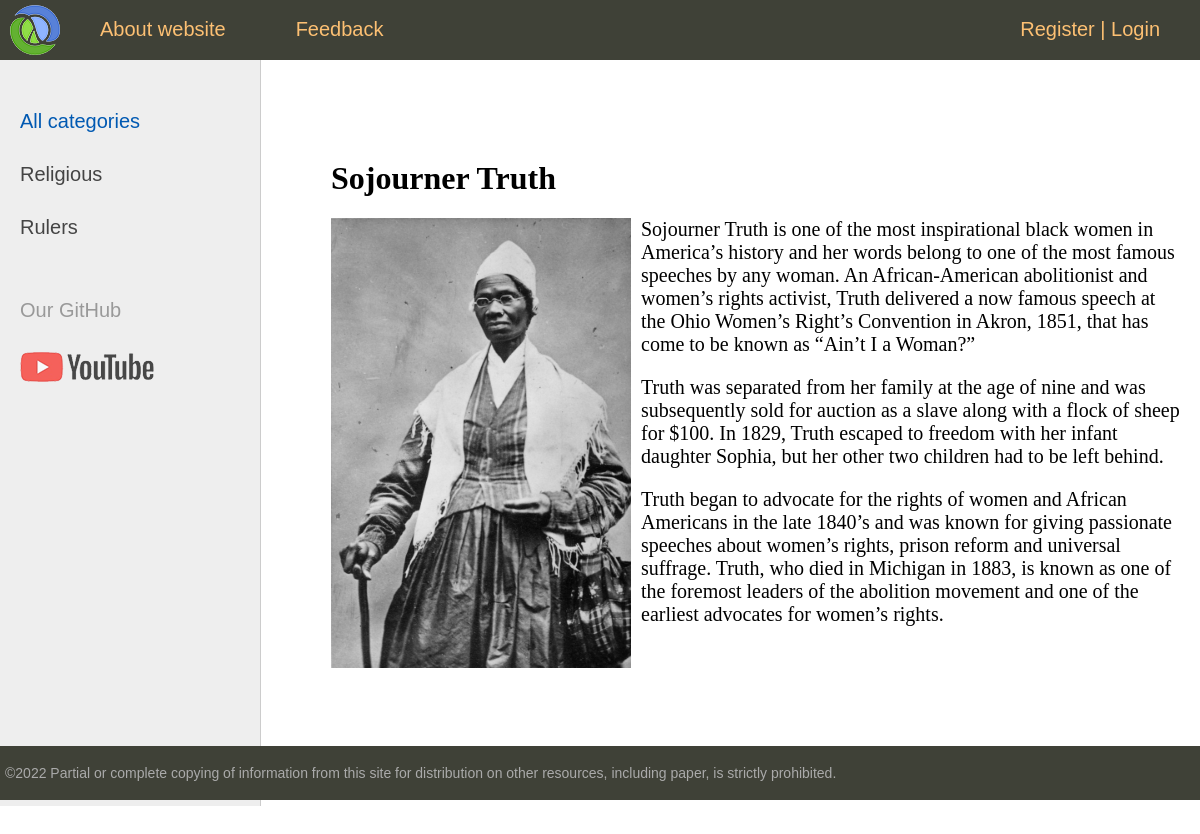
Page /post/sojourner-truth on the committed database.
### women/models.py (models this page shows, shortened)
class Category(models.Model):
    name = models.CharField(max_length=100, db_index=True, verbose_name='Category')
    slug = models.SlugField(max_length=255, unique=True, db_index=True, verbose_name='URL')
    def get_absolute_url(self):
        return reverse('category', kwargs={'cat_slug': self.slug})
    class Meta:
        verbose_name = 'Category'
        verbose_name_plural = "Categories"
        ordering = ['id']

class Women(models.Model):
    title = models.CharField(max_length=250, verbose_name='Title')
    slug = models.SlugField(max_length=255, unique=True, db_index=True, verbose_name='URL')
    content = models.TextField(blank=True, verbose_name="Article's content")
    photo = models.ImageField(upload_to='photos/%Y/%m/%d/', blank=True)
    time_create = models.DateTimeField(auto_now_add=True)
    time_update = models.DateTimeField(auto_now=True)
    is_published = models.BooleanField(default=True)
    cat = models.ForeignKey('Category', on_delete=models.PROTECT, verbose_name='Category')
    def __str__(self):
        return self.title
    class Meta:
        verbose_name = verbose_name_plural = 'Famous Women'
        ordering = ['-time_create', 'title']

### women/views.py (the view)
# urls.py: path('post/<slug:post_slug>', ShowPost.as_view(), name='post'),
class ShowPost(DataMixin, DetailView):
    model = Women
    template_name = 'women/post.html'
    slug_url_kwarg = 'post_slug'  # We defined name of our slug (default : slug)
    context_object_name = 'post'
    def get_context_data(self, **kwargs):
        context = super(ShowPost, self).get_context_data(**kwargs)
        c_def = self.get_user_context(title=context['post'])
        return c_def | context

### women/utils.py (called while the page is built)
    def get_user_context(self, **kwargs):
        context = kwargs
        cats = cache.get('cats')
        if not cats:
            cats = Category.objects.annotate(Count('women'))  # we did it because we have to get count of women's objects
            cache.set('cats', cats, 60)
        context['cats'] = cats
        user_menu = menu.copy()
        if not self.request.user.is_authenticated:
            user_menu.pop(1)
        context['menu'] = user_menu
        if 'cat_selected' not in context:
            context['cat_selected'] = 0
        return context

### women/templates/women/post.html
{% extends 'women/base.html' %}
{% block content %}
    <h1>{{ post.title }}</h1>
    {% if post.photo %}
        <p><img src="{{ post.photo.url }}" class="img-article-left"></p>
    {% endif %}
    {{ post.content|linebreaks}}
{% endblock %}

### women/templates/women/base.html (shortened to what this page needs)
{% load static %}
{% load women_tags %}
<!DOCTYPE html>
<html>
<head>
    <link type="text/css" href="{% static 'women/css/styles.css' %}" rel="stylesheet"/>
</head>
<body>
<table class="table-page" border=0 cellpadding="0" cellspacing="0">
    <tr>
        <td valign=top>
            {% block mainmenu %}
                <div class="header">
                    <ul id="mainmenu" class="mainmenu">
                        <li class="logo"><a href="{% url 'home' %}">
                            <div class="logo"></div>
                        </a>
                            {% for m in menu %}
                                <li><a href="{% url m.url_name %}">{{ m.title }}</a></li>
                            {% endfor %}
                        <li class="last">
                            {% if request.user.is_authenticated %}
                                <li class="last">Hi, {{ user.username|title }} | <a href="{% url 'logout' %}">Logout</a>
                                </li>
                            {% else %}
                                <a href="{% url 'register' %}">Register</a> | <a href="{% url 'login' %}">Login</a>
                            {% endif %}
                        </li>
                    </ul>
                </div>
            {% endblock mainmenu %}
            <table class="table-content" border=0 cellpadding="0" cellspacing="0">
                <tr>
                    <td valign="top" class="left-chapters">
                        <ul id="leftchapters">
                            {% if cat_selected == 0 %}
                                <li class="selected">All categories</li>
                            {% else %}
                                <li><a href="{% url 'home' %}">All categories</a></li>
                            {% endif %}
                            {% for c in cats %}
                                {% if c.women__count > 0 %}
                                    {% if c.slug == cat_selected %}
                                        <li class="selected">{{ c.name }}</li>
                                    {% else %}
                                        <li><a href="{{ c.get_absolute_url }}">{{ c.name }}</a></li>
                                    {% endif %}
                                {% endif %}
                            {% endfor %}
                            <li class="share">
                                <p>Our GitHub</p>
                                <a class="share-yt" href="https://github.com/brestok-1" target="_blank"
                                   rel="nofollow"></a>
                            </li>
                        </ul>
                    </td>
                    <td valign="top" class="content">
                        <div class="content-text">
                            {% block content %}
                            {% endblock %}
                        </div>
                    </td>
                </tr>
            </table>
        </td>
    </tr>
    <tr>
        <td valign=top>
            <div id="footer">
                <p>&copy;2022 Partial or complete copying of information from this site for distribution on other
                    resources, including paper, is strictly prohibited.</p>
            </div>
        </td>
    </tr>
</table>
</body>
</html>

### women/static/women/css/styles.css (style rules this page uses)
html, body { font-family: 'Arial'; margin: 0; padding: 0; height: 100%; width: 100%; color: #444; }
a { color: #0059b2; text-decoration: none; }
img { max-width: 600px; height: auto; }
img.img-article-left { max-width: 300px; height: auto; float: left; padding: 0 10px 10px 0; }
.table-page { width: 100%; height: 100%; vertical-align: top; }
.table-page tr { height: 100%; }
.header { background: #3F4137; height: 60px; }
.logo { background: url('../images/logo.png') no-repeat 10px 5px; width: 70px; height: 60px; }
ul.mainmenu { list-style: none; margin: 0; padding: 0; height: 60px; color: #fdc073; font-size: 20px; overflow: hidden; }
ul.mainmenu li { float: left; margin: 18px 40px 0 30px; }
ul.mainmenu li.logo { margin: 0; }
ul.mainmenu li.last { float: right; }
ul.mainmenu li a { color: #fdc073; text-decoration: none; }
.table-content { width: 100%; min-height: 100%; height: 100%; }
.left-chapters { margin: 0; background: #eee; border-right: 1px solid #ccc; min-height: 100%; }
.left-chapters ul { width: 230px; min-height: 100%; margin: 0; padding: 20px 10px 10px 20px; list-style: none; font-size: 20px; }
.left-chapters ul li { margin: 30px 0 0 0; color: #999; }
.left-chapters ul li.selected { color: #0059b2; }
.left-chapters ul li a { color: #444; text-decoration: none; }
.left-chapters ul li.share { margin: 60px 0 0 0; }
.left-chapters ul li.share p { margin: 30px 0 30px 0; }
.left-chapters ul li.share a { display: inline-block; width: 40px; height: 40px; margin: 0 20px 0 0; }
.left-chapters ul li.share a.share-yt { width: 100%; height: 30px; background: url('../images/share_yt.png') no-repeat 0 0 }
.content { padding: 40px 20px 20px 40px; width: 100%; box-sizing: border-box; }
.content-text { margin: 60px 0 0 30px; color: #000; font-size: 20px; font-family: Yandex Sans Display Light; }
.content-text h1 { font-size: 32px; }
#footer { box-sizing: border-box; background: #3F4137; padding: 5px; color: #aaa; font-size: 14px; font-family: Verdana, Geneva, Arial, Helvetica; text-align: left; overflow: hidden; }

### rows in the picture
Category: name "Religious"
Category: name "Rulers"
Women: title "Sojourner Truth", photo (picture), content "Sojourner Truth is one of the most inspirational black women in America’s history and her words belong to one of the most famous speeches by any woman. An African-American abolitionist and women’s rights activist, Truth delivered a now famous speech at the Ohio Women’s Right’s Convention in Akron, 1851, that has come to be known as “Ain’t I a Woman?” Truth was separated from her family at the age of nine and was subsequently sold for auction as a slave along with a flock of sheep for $100. In 1829, Truth escaped to freedom with her infant daughter Sophia, but her other two children had to be left behind. Truth began to advocate for the rights of women and African Americans in the late…"

### other values in the picture
{{ m.title }} "About website" "Feedback"
